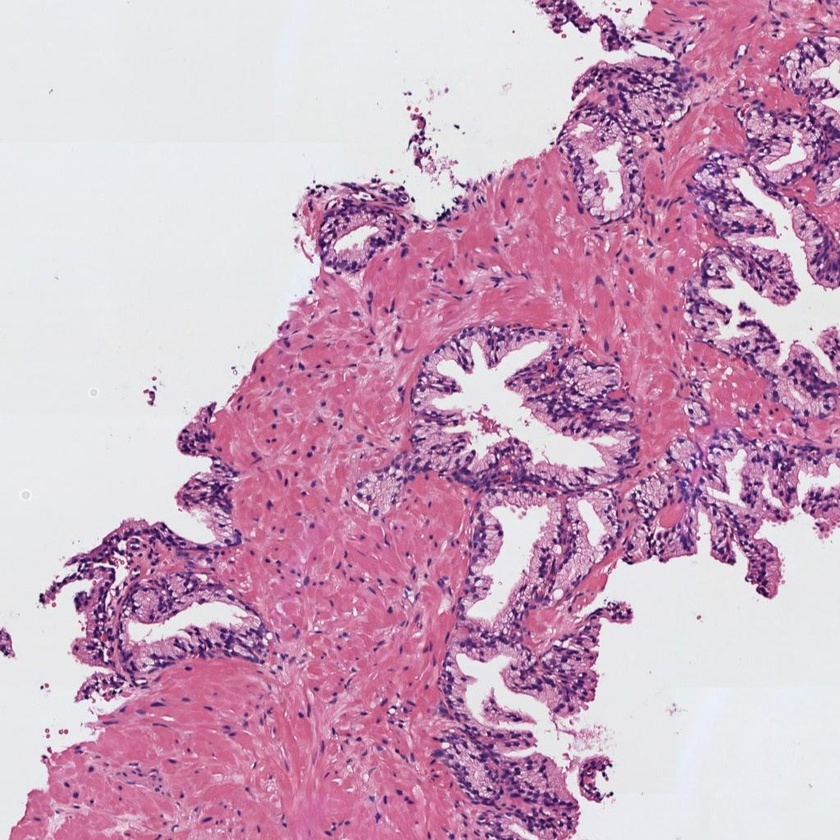
#> input picture Actividad_C1_P1/histo_1.jpg, 840 x 840 px, shrunk from 1024 x 1024 before the run, found by its file name
$ jupyter execute --allow-errors Actividad_C1_P1_MenaChavez_StevenAlberto.ipynb
#> lines starting #> are read from the running program, lines starting #| are printed output that depends on the picture; after the words box and inside, x2 and y2 are one past the last pixel; in counts of white or black regions, pixels touching at a corner belong together
<a href="https://colab.research.google.com/github/StevenMena/05MIAR---Aprendizaje_Supervisado/blob/main/Actividad_C1_P1_MenaChavez_StevenAlberto.ipynb" target="_parent"></a>

## Convocatoria 1 - Proyecto 1

#### 0) Cargar una de las imágenes histológicas

[cell 1]
# Utilizar la librería skimage.io para leer la imagen 'histo_x.jpg' en formato RGB.
# Normalizar la imagen para que los píxeles se encuentren en el rango [0, 1]
# Visualizar la imagen
from skimage import io
import matplotlib.pyplot as plt
import numpy as np
import cv2

#Cargando imagen
img = io.imread('histo_1.jpg')
#> img is the input picture: shape (840, 840, 3); mean R, G, B 205, 166.3, 191.6

rgb = img.copy()
#Normalizando la imagen
rgb_p = rgb.astype('uint8')/255

#Visualizando la imagen
plt.imshow(rgb_p,cmap='gray')

#### 1) Realizar una transformación de color para convertir la imagen al espacio de color CMYK

[cell 2]
# Extraer la componente magenta de la imagen (que corresponde a la región tisular)
# Visualizar la imagen del canal magenta

#Convirtiendo manualmente la imagen de RGB a CMYK
with np.errstate(invalid='ignore', divide='ignore'):
    K = 1 - np.max(rgb_p, axis=2)
    C = (1-rgb_p[:,:,0] - K)/(1-K)
    M = (1-rgb_p[:,:,1] - K)/(1-K)
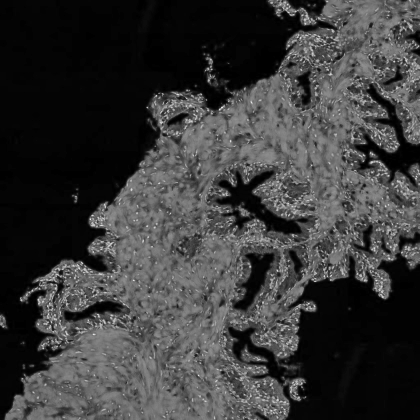
#> M: shape (840, 840) float64 (shown at 1/2 size); min 0, max 1, mean 0.229
    Y = (1-rgb_p[:,:,2] - K)/(1-K)

CMYK = (np.dstack((C,M,Y,K))*255).astype(np.uint8)
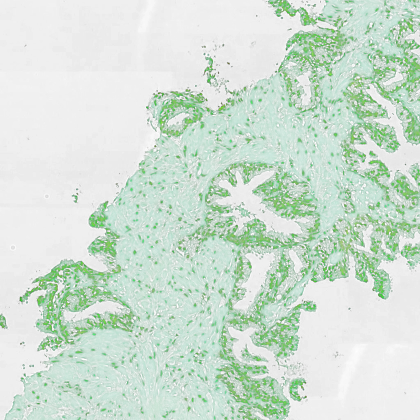
#> CMYK: shape (840, 840, 4) (shown at 1/2 size); mean R, G, B, A 2.9, 57.9, 20.2, 47.4; transparent parts drawn white
C,M,Y,K = cv2.split(CMYK)

#Obteniendo solo el canal magneta
magneta=M.astype('uint8')

plt.title('Magneta')
plt.imshow(magneta,cmap='gray')
plt.show()

#### 2) Umbralizar la imagen para separar los píxeles del fondo de la región tisular

[cell 3]
# Aplicar un filtro gaussiano de tamaño 5x5 y después utilizar el método de Otsu de manera que
# los píxeles correspondientes al lumen y al background de la imagen sean 1s y el resto de los píxeles tengan un valor de 0.
# Nota: Recordar que el método de Otsu requiere como input una imagen en el rango [0-255] en formato "uint8".
# Visualizar la máscara resultante

#Filtro gaussiano de 5x5
imagen_gauss = cv2.GaussianBlur(magneta,(5,5),0)
#Aplicando Otsu
t, otsu_mask = cv2.threshold(imagen_gauss,0,1,cv2.THRESH_OTSU)
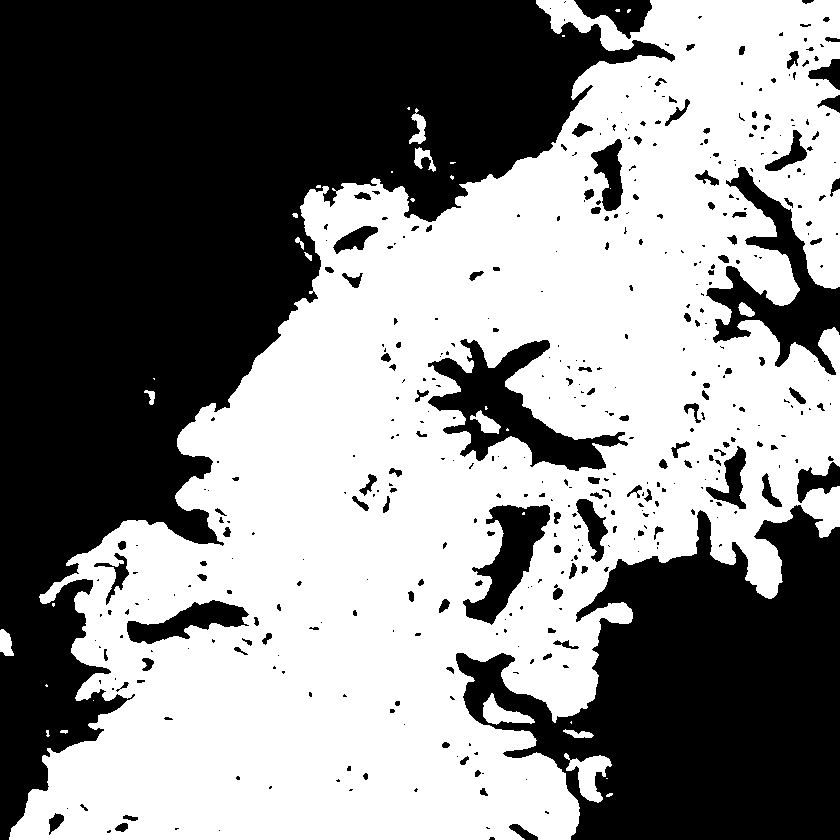
#> otsu_mask: shape (840, 840); values 0 (black) and 1 (white), 52.7% white; 443 black regions (298 under 20 px), largest, box (x1, y1, x2, y2) and area: (0, 0, 675, 840) 214960, (456, 505, 840, 840) 76845, (428, 339, 628, 471) 9195
#> t = 55

otsu_mask = (1-otsu_mask).astype('uint8')
#print(np.unique(otsu_mask))
plt.title('Máscara Otsu')
plt.imshow(otsu_mask,cmap='gray')
plt.show()

#### 3) Limpiar la imagen eliminando los artefactos de lumen (objetos blancos pequeños que no son lúmenes)

[cell 4]
# Utilizar la librería skimage.morphology.remove_small_objects para eliminar aquellos objetos cuya área sea menor a 300 píxeles
# Más información en https://scikit-image.org/docs/dev/api/skimage.morphology.html#skimage.morphology.remove_small_objects
# Visualizaer la máscara resultante
from skimage import morphology

#Convertir la matriz de imagen a binario
arr = otsu_mask > 0
#remover objetos de área de 300 píxeles
mask_2=morphology.remove_small_objects(arr,min_size=300)

plt.title('Máscara sin artefactos')
plt.imshow(mask_2,cmap='gray')
plt.show()

#### 4) Rellenar con 0s el fondo de la imagen para quedarnos únicamente con los lúmenes

[cell 5]
# Aplicar el algoritmo de expansión a partir de semillas (region growing) de manera que únicamente los lúmenes sean blancos
# y el resto de la imagen negra. Pista: utilizar dos semillas. Nota: Se pueden fijar las semillas de manera manual, pero
# se valorará positivamente a aquell@s que desarrollen una función para encontrarlas automáticamente.
# Visualizar la máscara resultante.

mask_3 = mask_2.copy()

mask_3 = mask_3.astype('uint8')
h, w = mask_3.shape
#referencia para rellenar de 0s
ref = np.zeros((h+2, w+2), np.uint8)

#Semillas
#Solo ocupar esta semilla para la imagen histo_1.png
cv2.floodFill(mask_3, ref, (0,0), 0) # Como nos interesa rellenar de negro, utilizamos el par 0,0 ya que nos hemos percato que es un punto donde se puede iniciar a rellenar con 0
#> mask_3: shape (840, 840); values 0 (black) and 1 (white), 15.5% white; 14 white regions, largest, box (x1, y1, x2, y2) and area: (456, 505, 840, 840) 76845, (428, 339, 628, 471) 9195, (706, 167, 840, 375) 8747
# La segunda se pone el par 1000,1000, ya que la imagen se parte en 2, y la semilla no puede seguir buscando más regiones con 1
#> (the rest of this cell did not finish here and is left out)

#### 5) Rellenar los objetos de los lúmenes

[cell 6]
# Rellenar los lúmenes con la función binary_fill_holes de la librería scipy.ndimage.morphology
# Visualizar la máscara resultante
from scipy import  ndimage


mask_4=ndimage.morphology.binary_fill_holes(mask_3)
#> mask_4: shape (840, 840) bool; 15.9% white; 14 white regions
plt.title('Máscara rellenada')
plt.imshow(mask_4,cmap='gray')
plt.show()

#### 6) Detectar y dibujar los contornos de los lúmenes sobre la imagen original

[cell 7]
# Dibujar los contornos de los lúmenes en color verde sobre la imagen original RGB. Nota: Utilizar los flags necesarios
# para que los contornos en verde sean perfectamente visibles.
# Visualizar la imagen superpuesta

img_superpuesta = img.copy()

#Encontrar las areas donde se desea aplicar los contornos
contours,_ = cv2.findContours(mask_4.astype('uint8'),cv2.RETR_EXTERNAL,cv2.CHAIN_APPROX_SIMPLE)
#> contours = 14 contours; largest, box (x1, y1, x2, y2) and area: (456, 505, 840, 840) 77901, (428, 339, 628, 471) 9120, (706, 167, 840, 375) 8445, (463, 505, 550, 625) 4261, (127, 600, 249, 644) 2328
#Dibujar contornos
cv2.drawContours(img_superpuesta,contours,-1,(0,255,0),6)
#> img_superpuesta: shape (840, 840, 3); 5.3% of pixels changed, all inside (x1, y1, x2, y2) = (91, 0, 840, 840)

plt.title('Imagen Superpuesta')
plt.imshow(img_superpuesta,cmap='gray')
plt.show()

#### 7) Identificar y cropear el lumen más grande

[cell 8]
# Determinar cuál es el lumen de mayor área y hacer un crop del mismo sobre la imagen original RGB.
# Visualizar el lumen cropeado.

from skimage.measure import label
from skimage.measure import regionprops

#cada num tiene un grado de intensidad para cada imagen
lab, num = label(mask_4, return_num=True)
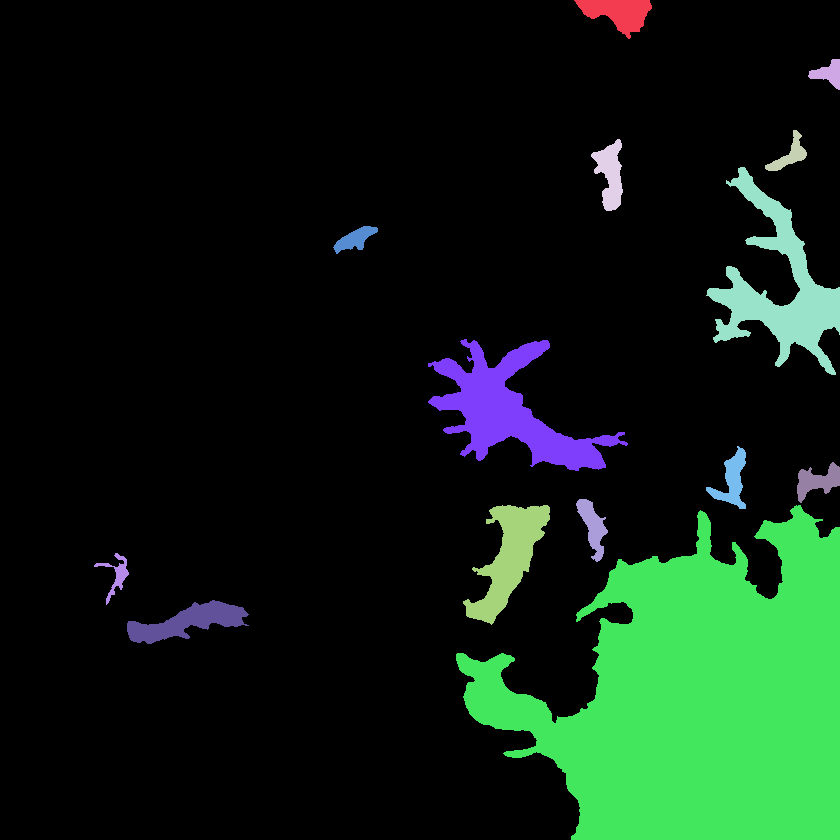
#> lab: shape (840, 840) int32; 15 distinct labels, from 0 to 14; one colour per label, 0 black
#> num = 14

img_copy =img.copy()
#Objeto donde se guardara el objeto de mayor área
obj_mayor_area = {}
area = 0

for i in range(1,num+1):
    objeto = lab == i
    prop = regionprops(objeto.astype(np.uint8))

    #Obteniendo las areas de todos los objetos
    #y obteniendo la mayor área de los objetos de la imagen
    if(area<np.round(prop[0].area, 4)):
      area = np.round(prop[0].area, 4)
      obj_mayor_area = objeto
#> this loop made 14 passes
#> area on passes 1, 5, 7, 12: 1640, 8898, 9550, 78834
#> pass 1, `objeto = lab == i`:
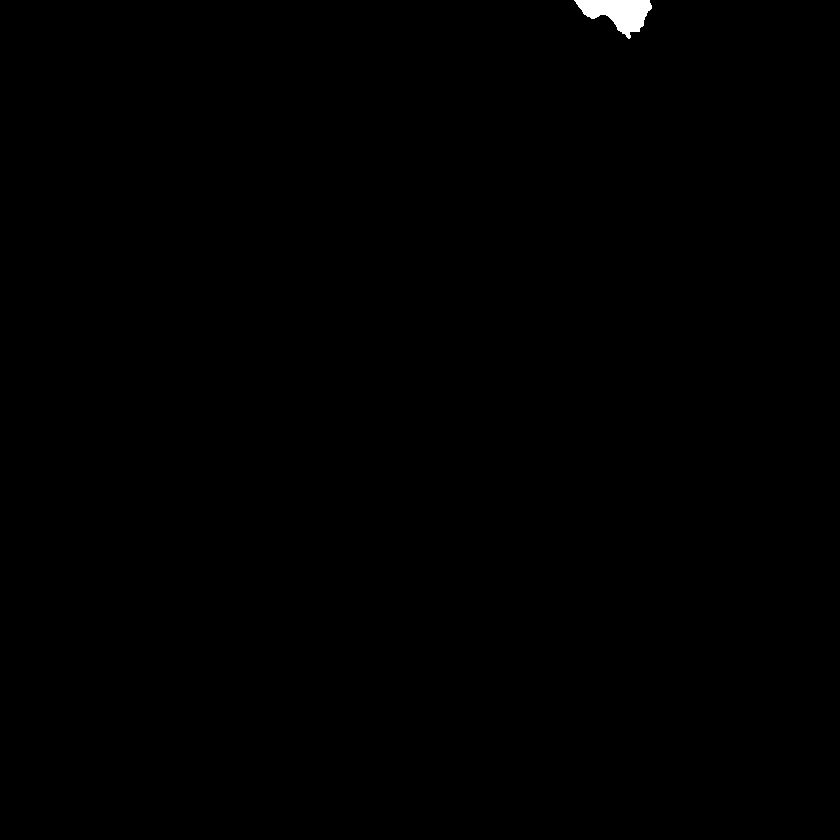
#> objeto: shape (840, 840) bool; 0.23% white; 1 white region, box (x1, y1, x2, y2) and area: (574, 0, 652, 39) 1640
#> after the loop:
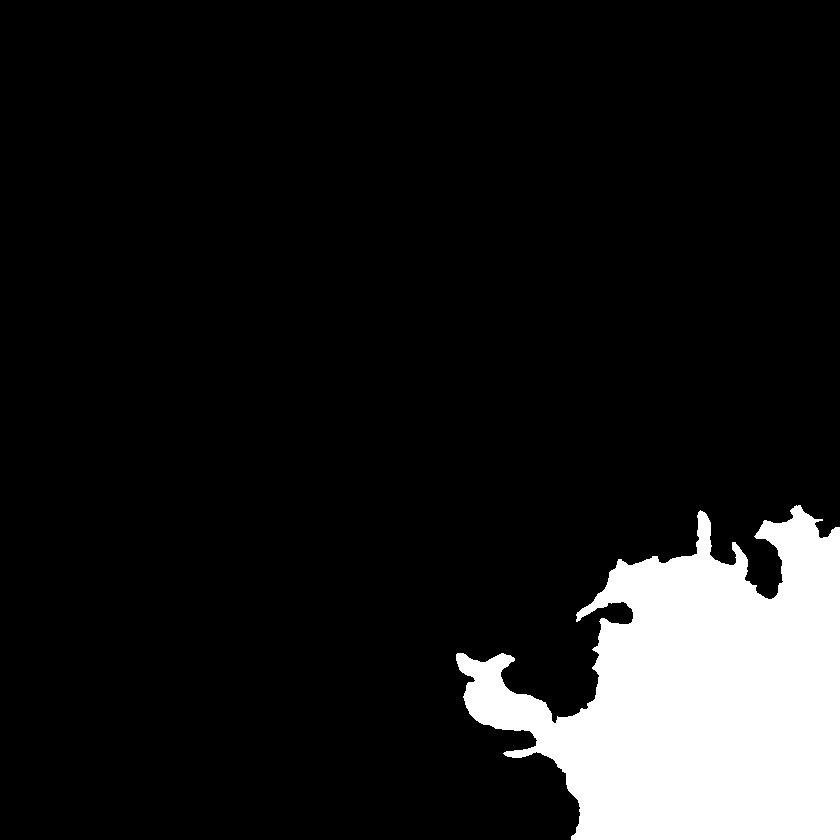
#> obj_mayor_area: shape (840, 840) bool; 11.2% white; 1 white region
#> after the loop, area = 78834


obj_mayor_area = obj_mayor_area.astype('uint8')
bbox = regionprops(obj_mayor_area)[0].bbox
#> bbox = (505, 456, 840, 840)
print(bbox)
#| (505, 456, 840, 840)
start_point = (bbox[1], bbox[0])
#> start_point = (456, 505)
end_point = (bbox[3], bbox[2])
#> end_point = (840, 840)
#Dibujando un rectangulo sobre el objeto que tiene mayor área
window = cv2.rectangle(img_copy, start_point, end_point, (0, 255, 0), 10)

plt.imshow(window, cmap='gray')
plt.show()

##Crop image
x,y,w,h = bbox
#> x = 505; y = 456
print(y)
#| 456
img_crop=img[x:w, y:h]
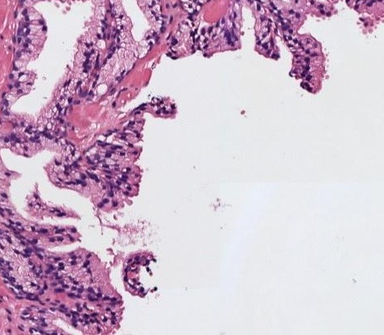
#> img_crop: shape (335, 384, 3); mean R, G, B 207.6, 185.2, 204.9
plt.imshow(img_crop, cmap='gray')
plt.show()

#### 8) Extraer 13 características geométricas que permitan caracterizar el lumen recortado

[cell 9]
# Calcular las siguientes características del crop del lumen de mayor área, redondeando su valor hasta el cuarto decimal.
from tabulate import tabulate
import math


# 1) Área
# 2) Área de la bounding box
# 3) Área convexa
# 4) Exentricidad
# 5) Diámetro equivalente
# 6) Extensión
# 7) Diámetro Feret
# 8) Longitud del eje mayor
# 9) Longitud del eje menor
# 10) Orientación
# 11) Perímetro
# 12) Solidez
# 13) Compacidad

headers = ['','Lumen mayor área']
A,BB,CA,E,ED,EX,DF,MA,MiA,OR,P,S,CO = ['Área'], ['Área de la bounding box'], ['Área convexa'], ['Exentricidad'], ['Diámetro equivalente'], \
['Extensión'], ['Diámetro Feret'],['Longitud del eje mayor'], ['Longitud del eje menor'], ['Orientación'], ['Perímetro'], ['Solidez'], ['Compacidad']

prop = regionprops(obj_mayor_area)
#> prop = 1 regions; box (x1, y1, x2, y2) and area: (456, 505, 840, 840) 78834

A.append(np.round(prop[0].area, 4))
BB.append(np.round(prop[0].bbox_area, 4))
CA.append(np.round(prop[0].convex_area, 4))
E.append(np.round(prop[0].eccentricity, 4))
ED.append(np.round(prop[0].equivalent_diameter, 4))
DF.append(np.round(prop[0].feret_diameter_max, 4))
EX.append(np.round(prop[0].extent, 4))
MA.append(np.round(prop[0].major_axis_length, 4))
MiA.append(np.round(prop[0].minor_axis_length, 4))
OR.append(np.round(prop[0].orientation, 4))
P.append(np.round(prop[0].perimeter, 4))
S.append(np.round(prop[0].solidity, 4))
CO.append(np.round(4*math.pi*prop[0].area/prop[0].perimeter**2, 4))


my_data = [tuple(A), tuple(BB), tuple(CA), tuple(E), tuple(ED), tuple(EX), tuple(DF), \
          tuple(MA), tuple(MiA), tuple(OR), tuple(P), tuple(S), tuple(CO)]
#> my_data = 13 items, first 6: ('Área', 78834), ('Área de la bounding box', 128640), ('Área convexa', 100745), ('Exentricidad', 0.522), ('Diámetro equivalente', 316.8), ('Extensión', 0.613)

print(tabulate(my_data, headers=headers))
#|                            Lumen mayor área
#| -----------------------  ------------------
#| Área                             78834
#| Área de la bounding box         128640
#| Área convexa                    100745
#| Exentricidad                         0.5219
#> (further printed lines are left out)

$ run again, with Actividad_C1_P1/histo_2.jpg copied over Actividad_C1_P1/histo_1.jpg
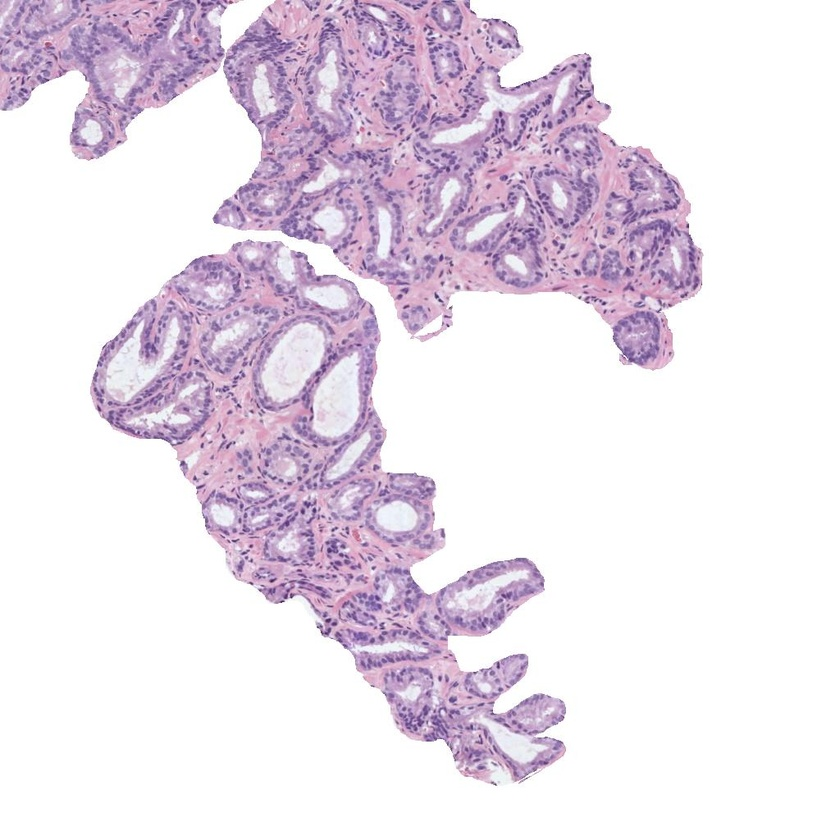
#> input picture Actividad_C1_P1/histo_2.jpg, 840 x 840 px, shrunk from 1024 x 1024 before the run, found by its file name
#> img is the input picture: shape (840, 840, 3); mean R, G, B 233.3, 223.2, 234.9
#> `t, otsu_mask = cv2.threshold(imagen_gauss,0,1,cv2.THRESH_OTSU)`:
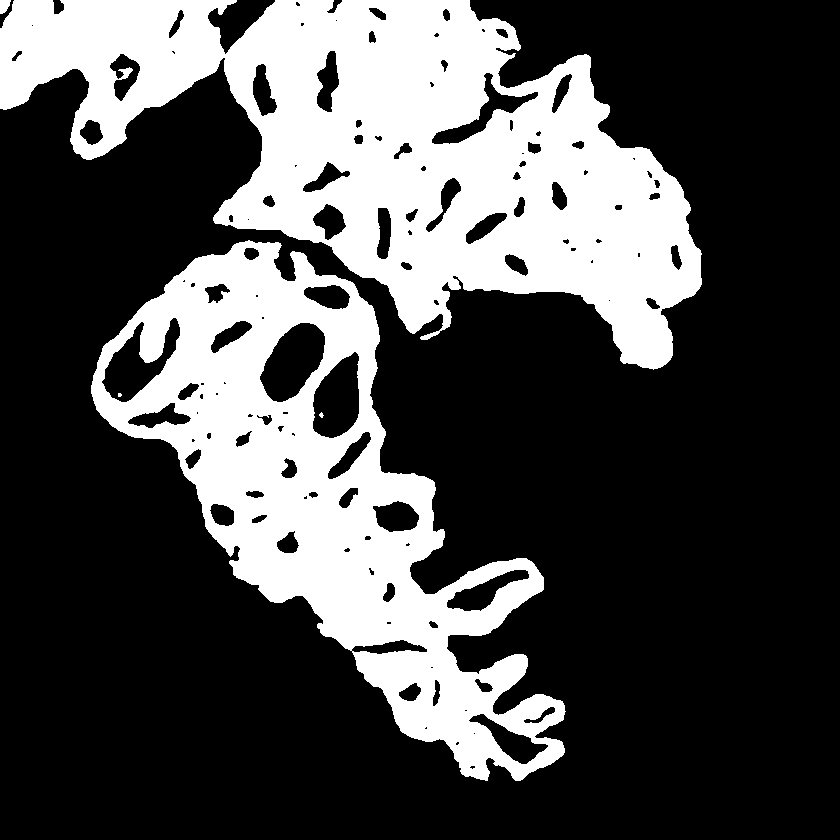
#> otsu_mask: shape (840, 840); values 0 (black) and 1 (white), 29.7% white; 5 white regions (2 under 20 px), largest, box (x1, y1, x2, y2) and area: (0, 0, 702, 370) 122943, (91, 240, 566, 781) 86647, (0, 0, 11, 14) 115
#> t = 27
#> mask_2: shape (840, 840) bool; 69.5% white; 4 black regions (2 under 20 px), largest, box (x1, y1, x2, y2) and area: (0, 0, 702, 370) 126073, (91, 240, 566, 781) 89294
#> mask_4: shape (840, 840) bool; 82.1% white; 1 black region
#> contours = 13 contours; largest, box (x1, y1, x2, y2) and area: (0, 0, 840, 840) 568094, (208, 0, 275, 54) 1546, (432, 73, 538, 144) 1500, (317, 51, 339, 112) 758, (253, 64, 277, 116) 674
#> img_superpuesta: shape (840, 840, 3); 4.9% of pixels changed, all inside (x1, y1, x2, y2) = (0, 0, 840, 840)
#> lab: shape (840, 840) int32; 14 distinct labels, from 0 to 13
#> num = 13
#> the loop `for i in range(1,num+1):` made 13 passes
#> area on passes 1 to 2: 1635, 570385
#> after the loop `for i in range(1,num+1):`: area = 570385
#> bbox = (0, 0, 840, 840)
#| (0, 0, 840, 840)
#> start_point = (0, 0)
#> end_point = (840, 840)
#> `window = cv2.rectangle(img_copy, start_point, end_point, (0, 255, 0), ..`:
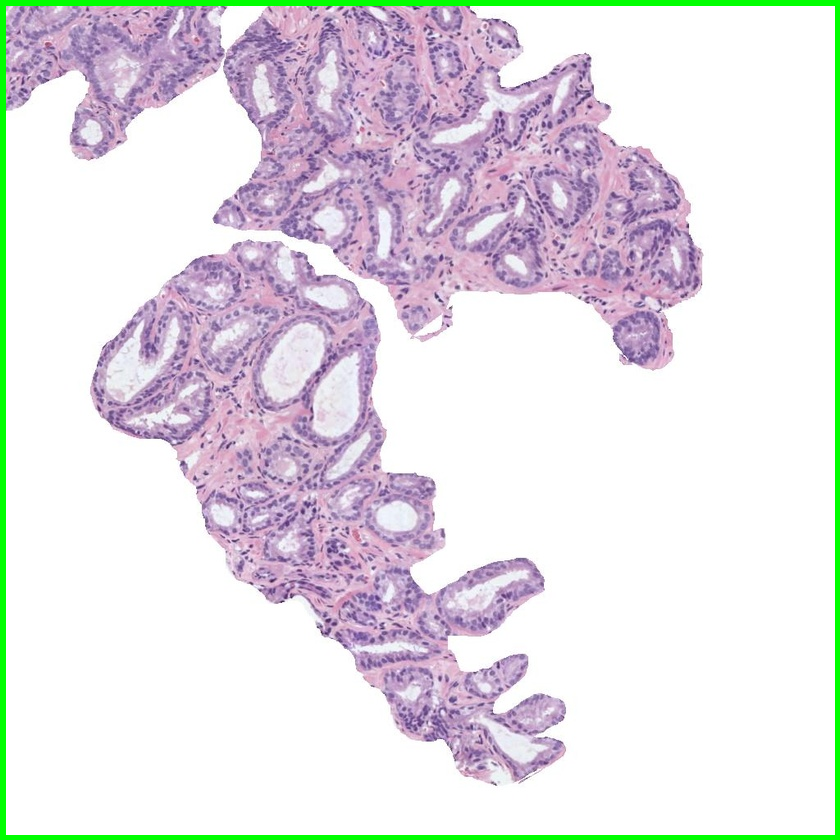
#> window: shape (840, 840, 3); mean R, G, B 227, 223.7, 228.6
#> x = 0
#| 0
#> `prop = regionprops(obj_mayor_area)`: prop = 1 regions; box (x1, y1, x2, y2) and area: (0, 0, 840, 840) 570385
#> my_data = 13 items, first 6: ('Área', 570385), ('Área de la bounding box', 705600), ('Área convexa', 685548), ('Exentricidad', 0.532), ('Diámetro equivalente', 852.2), ('Extensión', 0.808)
#|                            Lumen mayor área
#| -----------------------  ------------------
#| Área                            570385
#| Área de la bounding box         705600
#| Área convexa                    685548
#| Exentricidad                         0.5322
#> (further printed lines are left out)
